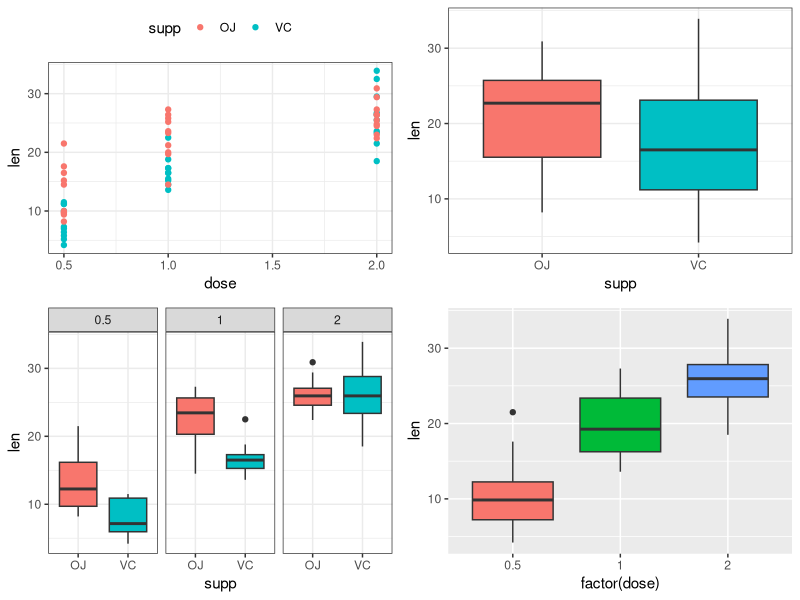

Recreate this plot in R. (Note: this script raises an error after producing the figure.)
## ---- chunk 1
knitr::opts_chunk$set(echo = TRUE)
## ---- chunk 2

library(ggplot2)

set.seed(1)

# --------------------------------------------------------------------------------------------------
# WORKING DIRECTORY
# --------------------------------------------------------------------------------------------------
setwd("C:/Users/ABC/Cursos/Data Scientists - Johns Hopkins University/WorkingDirectory_Curso/datasciencecoursera_repository/Course 6/Project_1/")
## ---- chunk 3
data(ToothGrowth)
str(ToothGrowth)
# To find all unique values for each causal factor
unique(ToothGrowth$supp)
unique(ToothGrowth$dose)
# Comparision between Tooth length and Vitamin C dose
g1 <- ggplot(aes(x=dose, y = len), data = ToothGrowth) + geom_point(aes(color = supp)) +
    theme_bw() + theme(legend.position = "top")
# Comparison between delivery methods and tooth length
g2 <- ggplot(aes(x = supp, y = len), data = ToothGrowth) + 
    geom_boxplot(aes(fill = supp))+
    theme_bw() + theme(legend.position = "none")
# Comparison between delivery methods at each dose level
g3 <- ggplot(aes(x = supp, y = len), data = ToothGrowth) + 
    geom_boxplot(aes(fill = supp)) + facet_wrap(~ dose)+
    theme_bw() + theme(legend.position = "none")
# Comparison between Vitamin C dose levels and tooth length
g4 <- ggplot(aes(x = factor(dose), y = len), data = ToothGrowth) + 
    geom_boxplot(aes(fill = factor(dose))) + theme(legend.position = "none")
# You might have produced myPlotList using instead lapply, mc.lapply, plyr::dlply, etc 
myPlotList = list(g1, g2, g3, g4)
library("gridExtra")
do.call(grid.arrange,  myPlotList)

## ---- chunk 4
summary(ToothGrowth)
by(ToothGrowth$len, INDICES = list(ToothGrowth$supp, ToothGrowth$dose), summary)
length(ToothGrowth$len)
by(ToothGrowth$len, INDICES = list(ToothGrowth$supp, ToothGrowth$dose), length)
## ---- chunk 5
t.test(len ~ supp, paired = F, var.equal = F, data = ToothGrowth)
## ---- chunk 6
# Analysis of the data for correlation between the dose level and change in tooth growth
dose1 <- subset(ToothGrowth, dose %in% c(0.5, 1.0))
dose2 <- subset(ToothGrowth, dose %in% c(0.5, 2.0))
dose3 <- subset(ToothGrowth, dose %in% c(1.0, 2.0))
t.test(len ~ dose, paired = F, var.equal = F, data = dose1)
t.test(len ~ dose, paired = F, var.equal = F, data = dose2)
t.test(len ~ dose, paired = F, var.equal = F, data = dose3)
## ---- chunk 7
# Analysis of the correlation between dose level and impact in tooth growth
Tooth.dose5 <- subset(ToothGrowth, dose == 0.5)
Tooth.dose1 <- subset(ToothGrowth, dose == 1.0)
Tooth.dose2 <- subset(ToothGrowth, dose == 2.0)
t.test(len ~ supp, paired = F, var.equal = F, data = Tooth.dose5)
t.test(len ~ supp, paired = F, var.equal = F, data = Tooth.dose1)
t.test(len ~ supp, paired = F, var.equal = F, data = Tooth.dose2)
